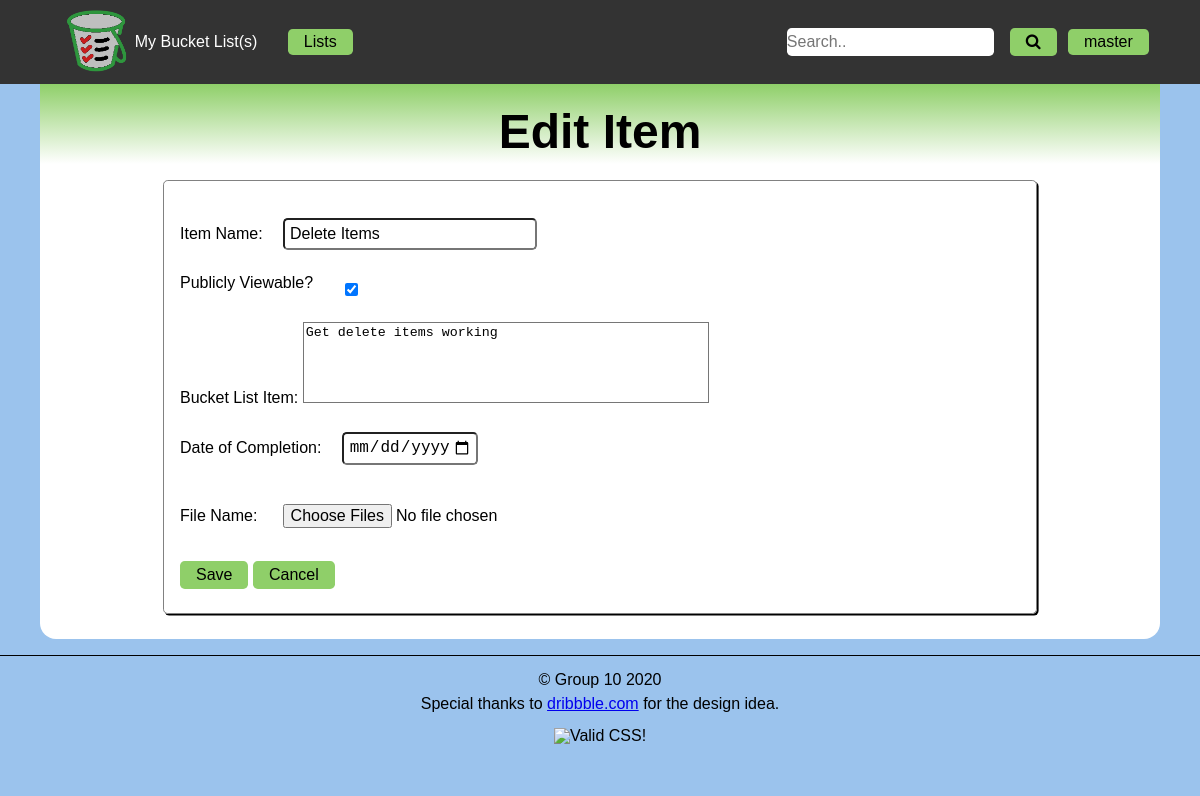
The app's page /edit_item.php?item=8 (signed in), older data.
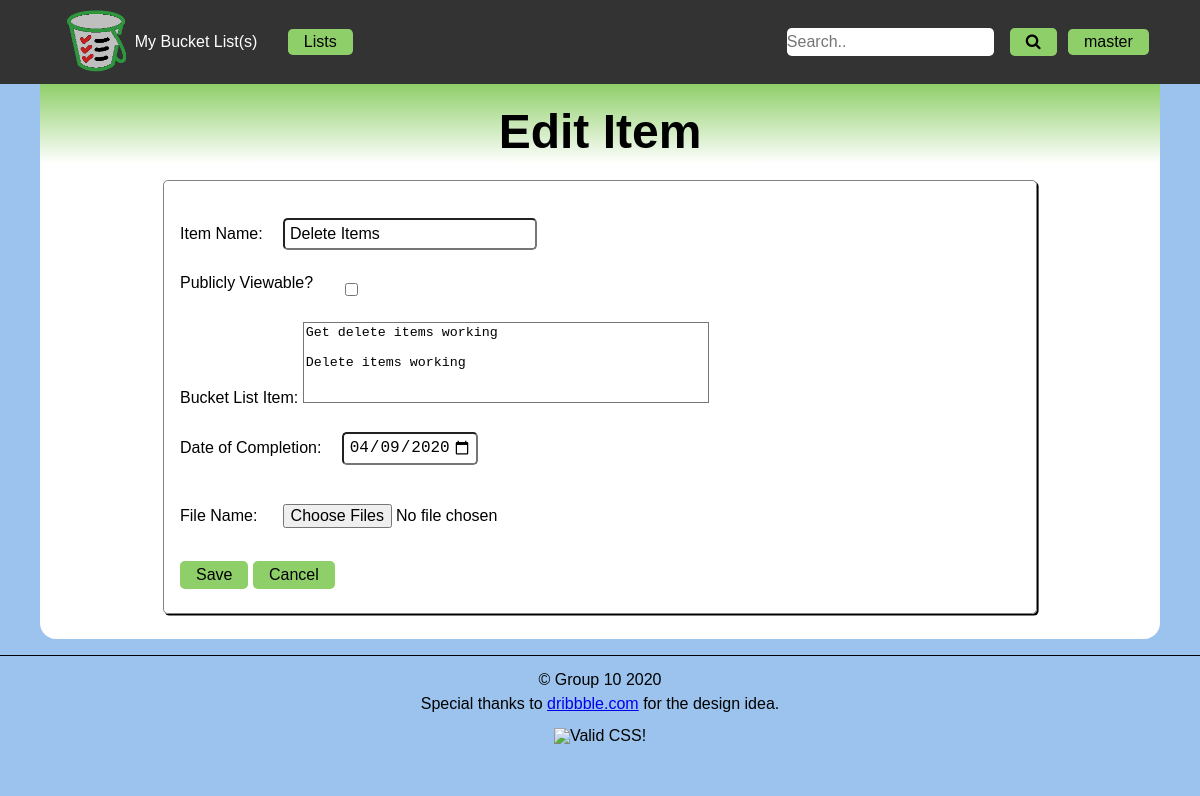
The same page, newer data.
### tables this page shows
CREATE TABLE `g10_listitems` (
  `id` int(11) NOT NULL,
  `fk_listid` int(11) NOT NULL,
  `name` varchar(50) NOT NULL,
  `description` varchar(280) DEFAULT NULL,
  `picpath` varchar(255) DEFAULT NULL,
  `completion` date DEFAULT NULL,
  `private` tinyint(1) NOT NULL DEFAULT '1'
);

### edit_item.php (the view, shortened to what this page needs)
<?php
    $itemid = $_GET['item'];
    $pdo = connectDB();
    $query = "SELECT * FROM `g10_listitems` WHERE id = ?";
    $stmt = $pdo->prepare($query);
    $stmt->execute([$itemid]);
    $result = $stmt->fetch();
?>
<!DOCTYPE html>
<html lang="en">
    <head>
        <?php
            include 'includes/meta.php';
        ?>
    </head>
    <body>
        <header>
            <?php include 'includes/nav.php' ?>
        </header>
        <main>
            <header>
                <h1>Edit Item</h1>
            </header>
            <form id="edit-item" action="<?= $_SERVER['PHP_SELF'] ?>?item=<?=$itemid?>" method="post" enctype="multipart/form-data">
                <div>
                    <label for="itemname">Item Name:</label>
                    <input type="text" id="itemname" name="itemname" value= "<?= $result['name']?>" required/>
                </div>
                <div>
                    <label for="viewable">Publicly Viewable?</label>
                    <input id="viewable" type="checkbox" name="viewable"
                        <?php if($result['private'] == 0): ?>
                        checked>
                    <?php else: ?>
                        >
                    <?php endif ?>
                </div>
                <div>
                    <label for="description">Bucket List Item:</label>
                    <textarea id="description" name="description" rows="5"><?= $result['description']?></textarea>
                </div>
                <div>
                    <label for="complete">Date of Completion:</label>
                    <input id="complete" type="date" name="complete" min="1900-01-01" value= "<?= $result['completion']?>">
                </div>
                <div>
                    <label for="file">File Name:</label>
                    <input type="file" name="my_file[]" id="file" multiple/>
                </div>
                <button type="submit" name="save">Save</button>
                <button type="button" name="Cancel">Cancel</button>
            </form>
        </main>
        <?php include 'includes/footer.php' ?>
    </body>
</html>

Row changes from the older to the newer data that the page shows:
changed g10_listitems "Delete Items": private "☑" → "☐"; description "Get delete items working" → "Get delete items working Delete items working"; complete (not shown) → "04/09/2020"
